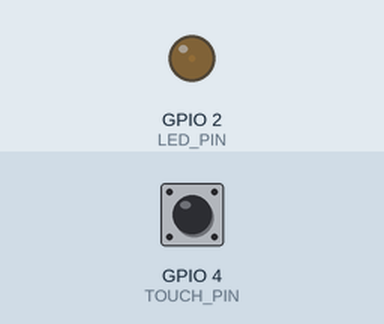
The sketch below on a simulated ESP32. On the bench: output pins drawn as LEDs (lit = HIGH). The test bench sets the inputs (shaded band); at power-on: GPIO 4 (TOUCH_PIN) HIGH.

Above: at 0.05 s.
At 3.45 s:
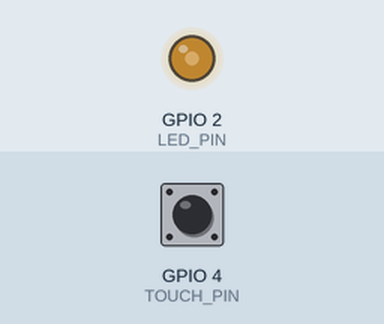
At 6.95 s:
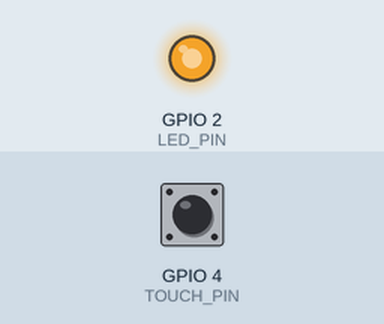
At 13.85 s:
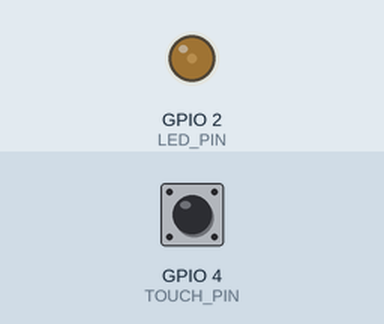
Timing chart, 0 to 19.9 s (numbered marks = the images above):
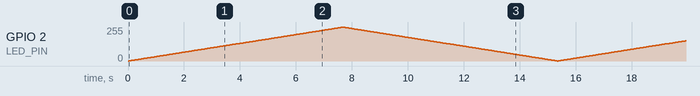

The sketch:

ex05_touch_pwm_breath.ino
```cpp
#define TOUCH_PIN 4
#define LED_PIN 2
#define THRESHOLD 500

const int freq = 5000;
const int resolution = 8;

int gear = 1; // 1慢 / 2中 / 3快 三档位
int brightness = 0;
int step = 1;

// 触摸防抖变量
int lastTouchValue = 100;
unsigned long debounceTime = 0;
const unsigned long debounceDelay = 60;

void setup() {
  Serial.begin(115200);
  ledcAttach(LED_PIN, freq, resolution);
}

void loop() {
  unsigned long now = millis();
  int currTouch = touchRead(TOUCH_PIN);

  // 触摸档位切换逻辑
  if (now - debounceTime > debounceDelay) {
    if (lastTouchValue > THRESHOLD && currTouch < THRESHOLD) {
      gear = gear + 1;
      if (gear > 3) gear = 1; // 3档循环 1→2→3→1
      Serial.print("切换呼吸档位：");
      Serial.println(gear);
    }
    lastTouchValue = currTouch;
    debounceTime = now;
  }

  // 根据档位修改呼吸速度delay
  int speedDelay;
  switch (gear) {
    case 1: speedDelay = 30; break; // 慢速呼吸
    case 2: speedDelay = 15; break; // 中速呼吸
    case 3: speedDelay = 5; break;  // 急促快速呼吸
  }

  // 呼吸渐变逻辑 ledcWrite
  ledcWrite(LED_PIN, brightness);
  brightness += step;
  if (brightness <= 0 || brightness >= 255) {
    step = -step;
  }
  delay(speedDelay);
}
```
